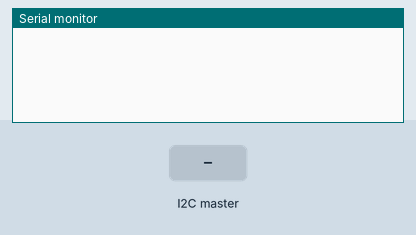
A sketch run on a simulated Arduino Uno, built with avr-gcc and run on an emulated ATmega328P. On the bench: the last lines printed to the serial monitor. Inputs (shaded band) come from the test bench.

Above: at 1.2 s.
1.3 s: the I2C master sends the byte 1
At 2.1 s:
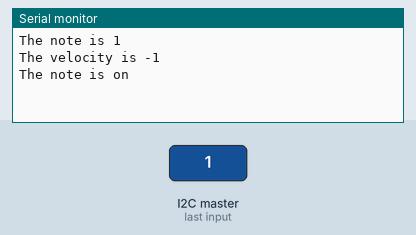
2.8 s: the I2C master sends the byte 0
At 3.3 s:
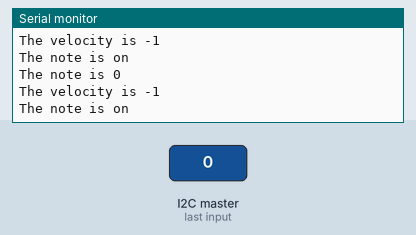

The sketch:

SlaveReceiver.ino
```cpp
#include <Wire.h>

void setup() {
  Wire.begin(1);
  Wire.onReceive(receiveEvent);
  Serial.begin(9600);
}

void loop() {
  delay(1000);
}

void receiveEvent(int howMany) {
  int note = Wire.read();
  Serial.print("The note is ");
  Serial.println(note);
  int velocity = Wire.read();
  Serial.print("The velocity is ");
  Serial.println(velocity);
  bool noteOn = Wire.read();

  if (noteOn == true) {
    Serial.println("The note is on");
  }
  else {
    Serial.println("The note is off");
  }

  Serial.println();
}
```

Measured:
- after the input at 1.3 s, the serial monitor: prints a new line at once (image 1)
- after the input at 2.8 s, the serial monitor: prints a new line at once (image 2)
